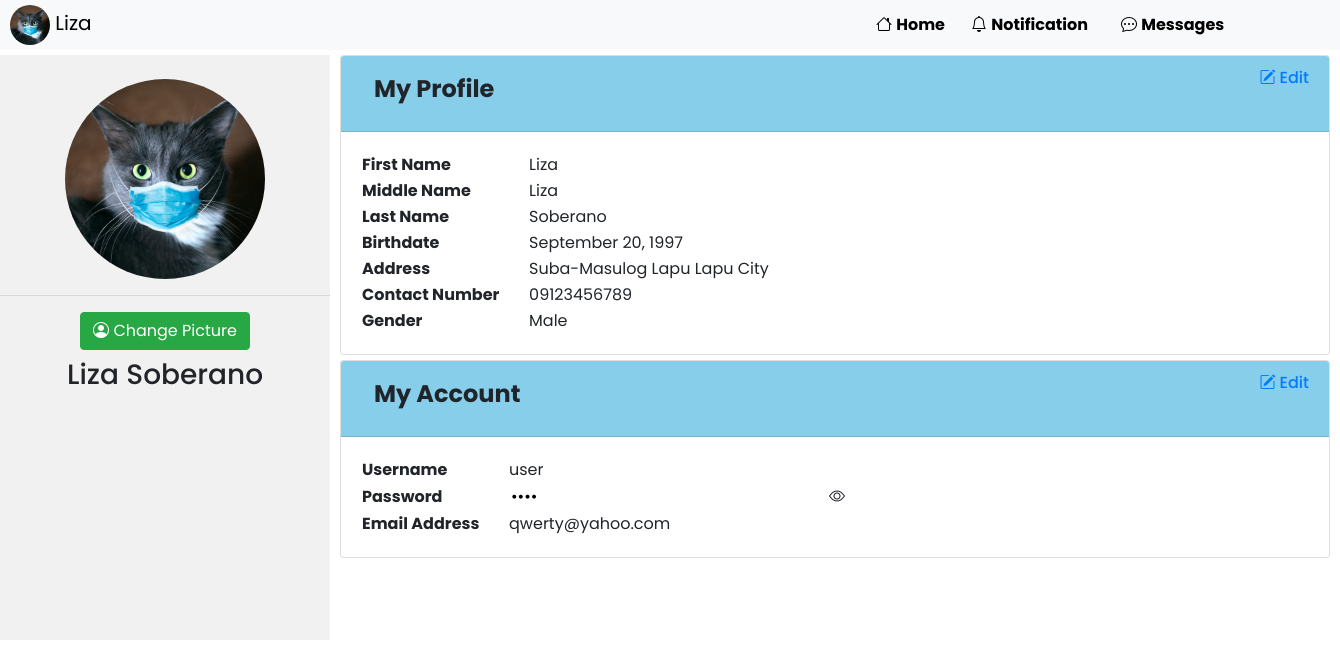
/user/customerprofile.php (signed in), run on the app's committed database.
### tables this page shows
CREATE TABLE `users` (
  `userid` int(11) NOT NULL,
  `fname` varchar(50) NOT NULL,
  `mname` varchar(50) NOT NULL,
  `lname` varchar(50) NOT NULL,
  `age` int(11) NOT NULL,
  `bdate` date NOT NULL,
  `address` varchar(50) NOT NULL,
  `contactno` varchar(50) NOT NULL,
  `gender` varchar(50) NOT NULL,
  `username` varchar(50) NOT NULL,
  `password` varchar(50) NOT NULL,
  `email` varchar(50) NOT NULL,
  `user_type` varchar(50) NOT NULL,
  `profilepix` varchar(200) NOT NULL,
  `code` varchar(10) NOT NULL,
  `status` varchar(50) NOT NULL
);

### user/customerprofile.php (the view, shortened to what this page needs)
<?php
	include('../includes/config.php');
	$userid = $_SESSION['userid'];
	$result = mysqli_query($database, "SELECT * FROM users WHERE userid = '$userid'");
	while ($row = mysqli_fetch_array($result))
	{
		  $fname = $row['fname'];
	    $mname = $row['mname'];
		  $lname = $row['lname'];
	    $newbdate = date('F d, Y', strtotime($row['bdate']));
	    $address = $row['address'];
	    $contactno = $row['contactno'];
	    $gender = $row['gender'];
	    $profilepix = $row['profilepix'];
	    $username = $row['username'];
	    $password = $row['password'];
	    $email = $row['email'];
	}
?>
<!DOCTYPE html>
<html>
<head>
  <link rel="stylesheet" href="https://maxcdn.bootstrapcdn.com/bootstrap/4.0.0/css/bootstrap.min.css">
  <link rel="stylesheet" href="https://cdn.jsdelivr.net/npm/bootstrap-icons@1.4.0/font/bootstrap-icons.css">
    <link rel="stylesheet" type="text/css" href="user.css">
</head>
<body>
<?php
  include('userheader.php')
?>
<div class="container-fluid" style="margin-top:5px;">
  <div class="row">
    <div style="background-color:#F1F1F1;height:585px;width:330px !important">
        <center><div class="img_div">
          <br>
          <img src="../profilepix/<?php echo $profilepix ?>" style="width:200px;height:200px;border-radius:100px">
          <hr class="solid">
          <label for="profile" class="btn btn-success"><i class="bi bi-person-circle"></i> Change Picture</label>
          <h3><?php echo $fname ?> <?php echo $lname ?></h3>
        </div></center>
    </div>
    <div class="col-sm-8">
        <div id="accordion" style="margin-left:-5px">
          <div class="card" style="width:990px">
            <div class="card-header" id="headingOne" style="background-color:skyblue">
              <h5 class="mb-0">
                <a class="btn btn-link" data-toggle="collapse" data-target="#collapseOne" aria-expanded="true" aria-controls="collapseOne">
                  <h4><b>My Profile</b></h4>
                  <a class="float-right" href="#.php" data-toggle="modal" data-target="#editprofile" style="font-size:0.8em"><i class="bi bi-pencil-square"></i> Edit</a>
                </a>
              </h5>
            </div>
            <div id="collapseOne" class="collapse show" aria-labelledby="headingOne" data-parent="#accordion">
              <div class="card-body">
                <table>
                  <tr>
                    <td><b>First Name</b></td>
                    <td>&nbsp&nbsp&nbsp&nbsp&nbsp&nbsp</td>
                    <td><?php echo $fname;?></td>
                  </tr>
                  <tr>
                    <td><b>Middle Name</b></td>
                    <td>&nbsp&nbsp&nbsp&nbsp&nbsp&nbsp</td>
                    <td><?php echo $mname;?></td>
                  </tr>
                  <tr>
                    <td><b>Last Name</b></td>
                    <td>&nbsp&nbsp&nbsp&nbsp&nbsp&nbsp</td>
                    <td><?php echo $lname;?></td>
                  </tr>
                  <tr>
                  <tr>
                    <td><b>Birthdate</b></td>
                    <td>&nbsp&nbsp&nbsp&nbsp&nbsp&nbsp</td>
                    <td><?php echo $newbdate;?></td>
                  </tr>
                  <tr>
                    <td><b>Address</b></td>
                    <td>&nbsp&nbsp&nbsp&nbsp&nbsp&nbsp</td>
                    <td><?php echo $address;?></td>
                  </tr>
                  <tr>
                    <td><b>Contact Number</b></td>
                    <td>&nbsp&nbsp&nbsp&nbsp&nbsp&nbsp</td>
                    <td><?php echo $contactno;?></td>
                  </tr>
                  <tr>
                    <td><b>Gender</b></td>
                    <td>&nbsp&nbsp&nbsp&nbsp&nbsp&nbsp</td>
                    <td><?php echo $gender;?></td>
                  </tr>
                </table>
              </div>
            </div>
          </div>
          <div class="card" style="margin-top:5px;width:990px">
            <div class="card-header" id="headingTwo" style="background-color:skyblue">
              <h5 class="mb-0">
                <a class="btn btn-link collapsed" data-toggle="collapse" data-target="#collapseTwo" aria-expanded="false" aria-controls="collapseTwo">
                  <h4><b>My Account</b></h4>
                  <a class="float-right" href="#.php" data-toggle="modal" data-target="#editaccount" style="font-size:0.8em"><i class="bi bi-pencil-square"></i> Edit</a>
                </a>
              </h5>
            </div>
            <div id="collapseTwo" class="collapse show" aria-labelledby="headingTwo" data-parent="#accordion">
              <div class="card-body">
                <table>
                  <tr>
                    <td><b>Username</b></td>
                    <td>&nbsp&nbsp&nbsp&nbsp&nbsp&nbsp</td>
                    <td><?php echo $username;?></td>
                  </tr>
                  <tr>
                    <td><b>Password</b></td>
                    <td>&nbsp&nbsp&nbsp&nbsp&nbsp&nbsp</td>
                    <td><input style="border:none" type="password" value="<?php echo $password ?>" id="myInput"><i class="bi bi-eye" onclick="myFunction()"></i></td>
                  </tr>
                  <tr>
                    <td><b>Email Address</b></td>
                    <td>&nbsp&nbsp&nbsp&nbsp&nbsp&nbsp</td>
                    <td><?php echo $email;?></td>
                  </tr>
                </table>
              </div>
            </div>
          </div>
        </div>
    </div>
  </div>
</div>
</body>
</html>

### user/userheader.php (shortened to what this page needs)
<nav class="bg-light" style="height:50px;">
  <div class="row">
    <div style="width:895px">
      <a class="navbar-brand" href="customerprofile.php" style="color:black !important;margin-left:25px"><img src="../profilepix/<?php echo $profilepix ?>" style="width:40px;height:40px;border-radius:100px"> <?php echo $fname?></a>
    </div>
    <div style="width:100px;">
      <a class="nav-link" href="customerhomepage.php" style="color:black !important;padding-top:13px;margin-left:-20px"><span class="bi bi-house"></span> <b>Home&emsp;</b></a>
    </div>
    <div style="width:150px;">
      <a class="nav-link" href="#" id="notification" role="button" data-toggle="dropdown" aria-haspopup="true" aria-expanded="false" style="color:black !important;padding-top:13px;margin-left:-25px"><i class="bi bi-bell"></i>
          <b>Notification</b>
        </a>
    </div>
    <div style="width:140px;">
      <a class="nav-link" href="#" id="messages" role="button" data-toggle="dropdown" aria-haspopup="true" aria-expanded="false" style="color:black !important;padding-top:13px;margin-left:-25px"><i class="bi bi-chat-dots"></i></i>
            <b>Messages </b>
          </a>
    </div>
    <div style="width:90px;">
      <a class="nav-link" href="#" id="profile" role="button" data-toggle="dropdown" aria-haspopup="true" aria-expanded="false" style="color:black !important;padding-top:13px;margin-left:-35px"><i class="bi bi-person"></i>
          <b>Profile</b>
        </a>
    </div>
  </div>
</nav>

### user/user.css (style rules this page uses)
body { font-family: 'Poppins', sans-serif !important; height: auto; background-position: center; background-repeat: no-repeat; background-size: cover; font-size: 1em !important; }

### data on the page
users: profilepix (picture), fname "Liza", lname "Soberano", mname "Liza", bdate "September 20, 1997", address "Suba-Masulog Lapu Lapu City", contactno "09123456789", gender "Male", username "user", email "qwerty@yahoo.com"
